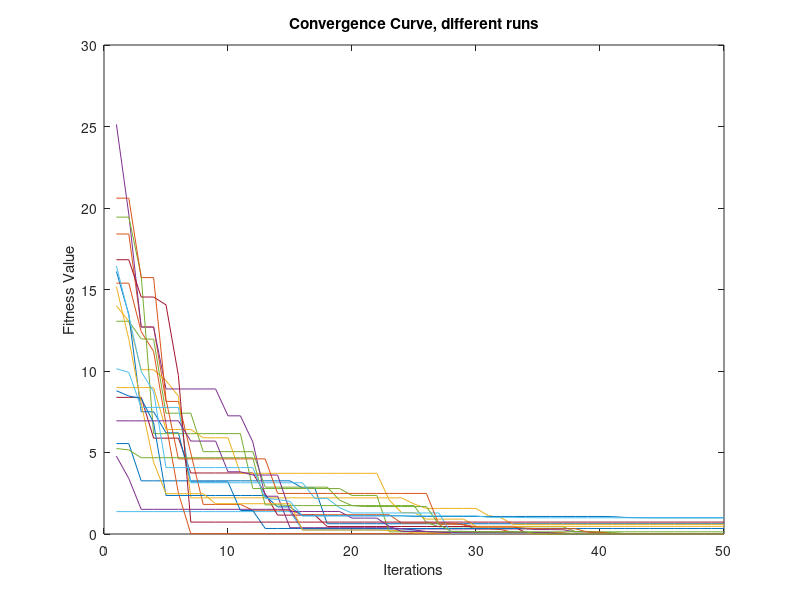

Reproduce this figure in MATLAB.
% Social Ski-Driver (SSD) optimization algorithm
% More details about the algorithm are in [please cite the original paper (below)]
% Alaa Tharwat, Thomas Gabel, "Parameters optimization of support vector machines for imbalanced data using social ski driver algorithm"
% Neural Computing and Applications, pp. 1-14, 2019
% Tharwat, A. & Gabel, T. Neural Comput & Applic (2019). https://doi.org/10.1007/s00521-019-04159-z
clc
clear all

Max_iterations=50;  % Maximum Number of Iterations
correction_factor = 2.0; % Correction factor
inertia = 1.0; % Ineritia Coeffecient
swarm_size = 20; % Number of particles
LB=[-5.12 -5.12]; % Lower Boundaries
UB=[5.12 5.12];   % Upper Boundaries
xrange=UB(1)-LB(1);
yrange=UB(2)-LB(2);
Dim=size(UB,2);
Runs=20;
for r=1:Runs
    %     clear swarm
    swarm(:, 1, 1)=rand(1,swarm_size)*xrange+LB(1);
    swarm(:, 1, 2)=rand(1,swarm_size)*yrange+LB(2);
    
    % Initial best value so far
    swarm(:, 4, 1) = inf;          

    % Initial velocity
    swarm(:, 2, :) = 0;             
    for iter = 1 : Max_iterations    
        % Calculating fitness value for all particles
        for i = 1 : swarm_size
            swarm(i, 1, 1) = swarm(i, 1, 1) + swarm(i, 2, 1);     %update x position
            swarm(i, 1, 2) = swarm(i, 1, 2) + swarm(i, 2, 2);     %update y position        
            
            % Update Position Bounds
            swarm(i, 1, 1) = max(swarm(i, 1, 1),LB(1));
            swarm(i, 1, 1) = min(swarm(i, 1, 1),UB(1));
            swarm(i, 1, 2) = max(swarm(i, 1, 2),LB(2));
            swarm(i, 1, 2) = min(swarm(i, 1, 2),UB(2));
            
            % The fitness function (Rastrigin)
            x = swarm(i, 1, 1);
            y = swarm(i, 1, 2);
            Fval(i)=20+x.^2-10.*cos(2.*3.14159.*x)+y.^2-10.*cos(2.*3.14159.*y); % evaluate the obejective function
            if Fval(i) < swarm(i, 4, 1)                 % if new position is better
                swarm(i, 3, 1) = swarm(i, 1, 1);    % Update the position of the first dimension
                swarm(i, 3, 2) = swarm(i, 1, 2);    % Update the position of the second dimension
                swarm(i, 4, 1) = Fval(i);              % Update best value
            end
        end
        a=2-iter*((2)/Max_iterations); % a decreases linearly fron 2 to 0
        
        % Search for the global best solution
        [temp, gbest] = min(swarm(:, 4, 1));        % global best position
         
        % Calculate the mean of the best three solutions in each dimension
        [aa, ind]=sort(Fval);
        for i=1:Dim
            M(i)=mean(swarm(ind(1:3), 1, i));    
        end
        r1=rand(); % r1 is a random number in [0,1]
        r2=rand(); % r2 is a random number in [0,1]
        A1=2*a*r1-a; 
        C1=2*r2; 
        
        % Updating velocity vectors
        for i = 1 : swarm_size
            if (rand<0.5)  %  Use Sine function to move
                for j=1:Dim
                    swarm(i, 2, j) = (a)*sin(rand)*(swarm(i, 3, j) - swarm(i, 1, j))+(2-a)*sin(rand)*(M(j)- swarm(i, 1, j));   %x velocity component
                end
            else        %  Use Coine function to move
                for j=1:Dim
                    swarm(i, 2, j) = (a)*cos(rand)*(swarm(i, 3, j) - swarm(i, 1, j))+(2-a)*cos(rand)*(M(j)- swarm(i, 1, j));   %x velocity component
                end
            end
        end
        
        % Store the best fitness valuye in the convergence curve
        ConvergenceCurve(iter,1)=swarm(gbest,4,1);
        disp(['Iterations No. ' int2str(iter) ' , the best fitness value is ' num2str(gbest)]);
    end
    HistoryConvCurve{r}=ConvergenceCurve;
    clear ConvergenceCurve
end

for i= 1: Runs
    plot(HistoryConvCurve{i}) ; hold on   
end
title('Convergence Curve, different runs')
xlabel('Iterations')
ylabel('Fitness Value')
